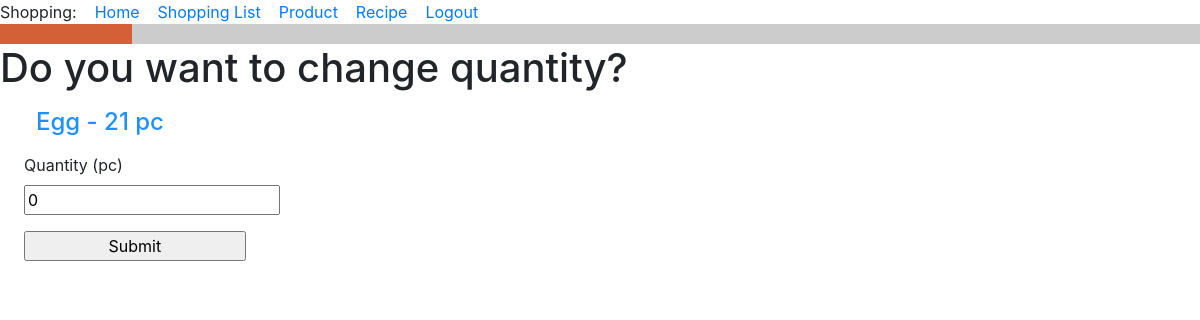
Page /change_quantity_item/23/23 (signed in) on the committed database.
### food_app/models.py (models this page shows, shortened)
class Product(db.Model):
    id = db.Column(db.Integer, primary_key=True)
    title = db.Column(db.String(256), index=True, unique=True, nullable=False)
    type_of_product = db.Column(db.String(120))
    unit_of_measure = db.Column(db.String(120))
    def __str__(self):
        return f'{self.title}'.capitalize()  # Big first letter only.

class ShoppingListItem(db.Model):
    id = db.Column(db.Integer, primary_key=True)
    shopping_list_id = db.Column(db.ForeignKey('shopping_list.id', ondelete='CASCADE'), nullable=False)
    product_id = db.Column(db.ForeignKey('product.id'))
    product = db.relationship('Product')
    quantity = db.Column(db.Integer, default=0)
    unit_of_measure = db.Column(db.String(120))
    is_buyed = db.Column(db.Boolean, default=False)
    def __str__(self):
        return f'{self.product} - {self.quantity} {self.unit_of_measure}'

### food_app/routes.py (the view)
@app.route('/change_quantity_item/<shopping_list_id>/<item_id>', methods=['GET', 'POST'])
@login_required
def change_quantity_item(shopping_list_id, item_id):
    item = ShoppingListItem.query.filter_by(id=item_id).first()
    form = ChangeQuantityItemForm()
    if request.method == 'GET':
        return render_template("change_quantity_item.html", title='Do you want to change quantity?', item=item,
                               form=form)
    if form.validate_on_submit():
        item.quantity = form.quantity.data
        db.session.commit()
        return redirect(url_for('edit_shopping_list', shopping_list_id=shopping_list_id))

### food_app/forms.py
class ChangeQuantityItemForm(FlaskForm):
    quantity = IntegerField('Quantity', default=0)
    submit = SubmitField('                 Submit                 ')

### food_app/models.py (called while the page is built)
@login.user_loader
def load_user(id):
    return User.query.get(int(id))

### food_app/templates/change_quantity_item.html (shortened to what this page needs)
{% extends "base.html" %}
{% block content %}
<h1>Do you want to change quantity? </h1>
<h4><div><p><p style="margin-left:1.5em"><font color="#1e90ff">{{ item }}</font></p></div></h4>
  <form action="" method="post">
        <p>
            <p style="margin-left:1.5em">{{ form.quantity.label }} ({{ item.unit_of_measure }})<br>
            {{ form.quantity }}<br>
        </p>
        <p><p style="margin-left:1.5em">{{ form.submit() }}</p>
    </form></p>
{% endblock %}

### rows in the picture
Product: title.unit_of_measure "Egg - 21 pc"
ShoppingListItem: unit_of_measure "pc"
